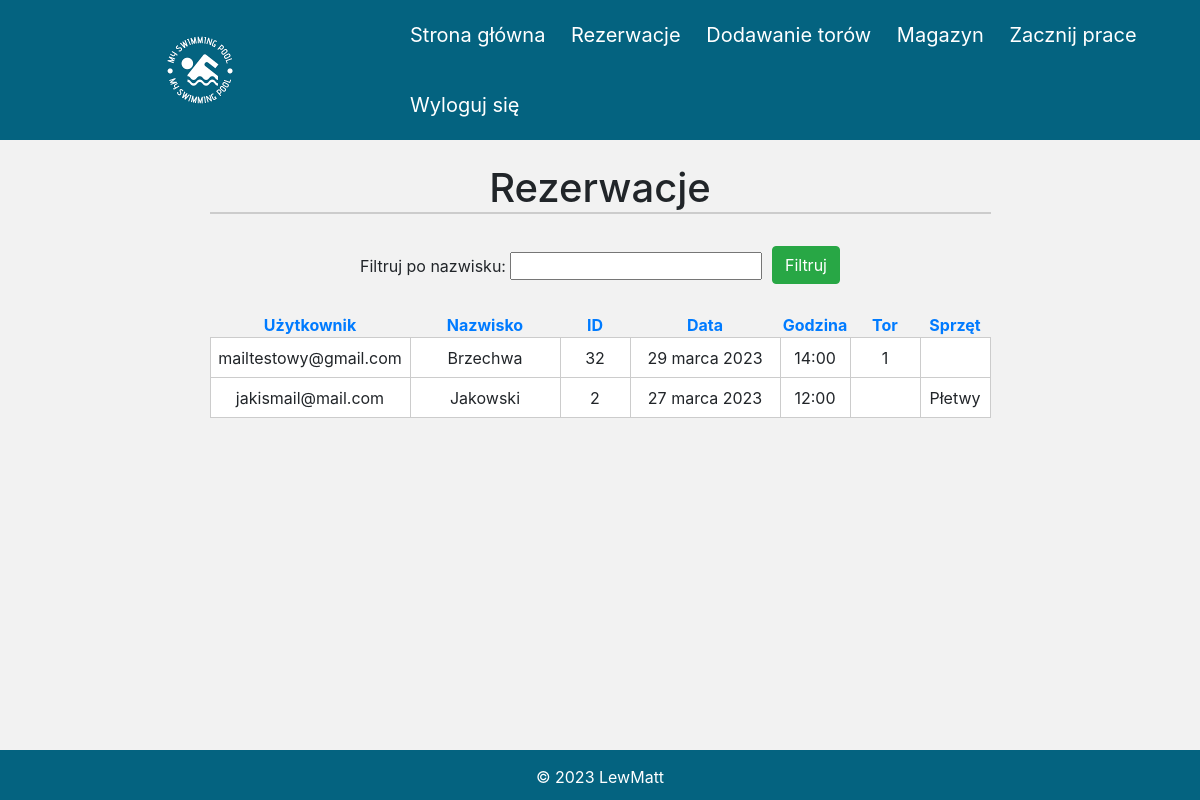
Screenshot of /reservations_show_all/ (signed in) with the database file from the repository.
### main/models.py (models this page shows, shortened)
class Reservation(models.Model):
    user = models.ForeignKey(User, on_delete=models.CASCADE, related_name='reservation', null=True, blank=True)
    reservation_id = models.IntegerField()
    date = models.DateField()
    hour = models.TimeField()
    track = models.IntegerField(null=True, blank=True)
    equipment = models.ForeignKey(Equipment, on_delete=models.CASCADE, related_name='reservation', null=True, blank=True)

class Equipment(models.Model):
    eq_id = models.IntegerField()
    eq_name = models.CharField(max_length=200)
    amount = models.IntegerField()
    def __str__(self):
        return self.eq_name

### main/views.py (the view)
# urls.py: path('reservations_show_all/', views.reservations_show_all, name='reservations_show_all'),
def reservations_show_all(request, sort_field='date', sort_order='desc'):
    reservations = Reservation.objects.all()
    if request.GET.get('filter_field'):
        reservations = reservations.filter(field_to_filter=request.GET['filter_field'])
    if sort_order == 'desc':
        sort_prefix = '-'
    else:
        sort_prefix = ''
    reservations = reservations.order_by(sort_prefix + sort_field)
    context = {
        'reservations':reservations,
        'sort_field': sort_field,
        'sort_order': sort_order,
    }
    return render(request, 'main/reservations_show_all.html', context)

### main/templates/main/reservations_show_all.html (shortened to what this page needs)
{% extends 'main/base.html' %}
{% block content %}
{% if user.is_authenticated %}
<div>
    <h1 style="border-bottom: 2px solid #ccc;">Rezerwacje</h1>
       <br>
        <form method="get">
            <label for="filter_field">Filtruj po nazwisku:</label>
            <input type="text" name="filter_field" id="filter_field">
            <button style="margin-bottom: 5px; margin-left: 5px;" type="submit", name="save", value="save", class="btn btn-success">Filtruj</button>
        </form>
        <br>
       <table>
        <thead>
            <tr>
                <th><a href="?sort_field=user.username{% if sort_field == 'user.username' and sort_order == 'asc' %}&sort_order=desc{% endif %}">Użytkownik</a></th>
                <th><a href="?sort_field=user.last_name{% if sort_field == 'user.last_name' and sort_order == 'asc' %}&sort_order=desc{% endif %}">Nazwisko</a></th>
                <th><a href="?sort_field=reservation_id{% if sort_field == 'reservation_id' and sort_order == 'asc' %}&sort_order=desc{% endif %}">ID</a></th>
                <th><a href="?sort_field=date{% if sort_field == 'date' and sort_order == 'asc' %}&sort_order=desc{% endif %}">Data</a></th>
                <th><a href="?sort_field=hour{% if sort_field == 'hour' and sort_order == 'asc' %}&sort_order=desc{% endif %}">Godzina</a></th>
                <th><a href="?sort_field=track{% if sort_field == 'track' and sort_order == 'asc' %}&sort_order=desc{% endif %}">Tor</a></th>
                <th><a href="?sort_field=equipment{% if sort_field == 'equipment' and sort_order == 'asc' %}&sort_order=desc{% endif %}">Sprzęt</a></th>
            </tr>
        </thead>
        <tbody>
            {% for item in reservations %}
                <tr>
                    <td class="wider">{{ item.user.email }}</td>
                    <td class="wide">{{ item.user.last_name }}</td>
                    <td>{{ item.reservation_id }}</td>
                    <td class="wide">{{ item.date }}</td>
                    <td>{{ item.hour }}</td>
                    <td>{% if item.track is none %} {% else %}{{ item.track }}{% endif %}</td>
                    <td>{% if item.equipment is none %} {% else %}{{ item.equipment }}{% endif %}</td>
                </tr>
            {% endfor %}
        </tbody>
    </table>
</div>
{% else %}
<meta http-equiv="REFRESH" content="0;url=/login">
{% endif %}
{% endblock %}

### main/static/base.css (style rules this page uses)
* { box-sizing: border-box; padding: 0; margin: 0; }
table { border-collapse: collapse; margin-bottom: 1em; }
td { border: 1px solid #ccc; text-align: center; width: 70px; padding:0px; margin:0px; height: 40px; background-color: white; }
.wide { width: 150px; }
.wider { width: 200px; }

### rows the page displays
Reservation: user.email "mailtestowy@gmail.com", user.last_name "Brzechwa", reservation_id "32", date "29 marca 2023", hour "14:00", track "1"
Reservation: user.email "jakismail@mail.com", user.last_name "Jakowski", reservation_id "2", date "27 marca 2023", hour "12:00", equipment "Płetwy"
